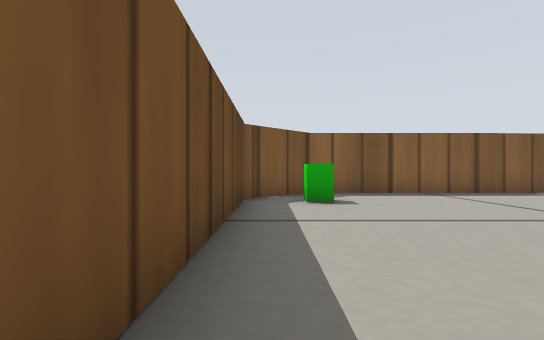
view 1 (above)

16 first-person views from a walk through a Gazebo world. The camera is 0.12 m above the floor, looks level and sees 85° across. The floor is counted in squares, 0.2 m on a side. Each view is taken from the middle of a square. On the plan, view 1 faces up. The plan holds only what a view shows up to about 9 squares ahead; the rest is blank. Gazebo's built-in surfaces are drawn with simple patterns.

view 2
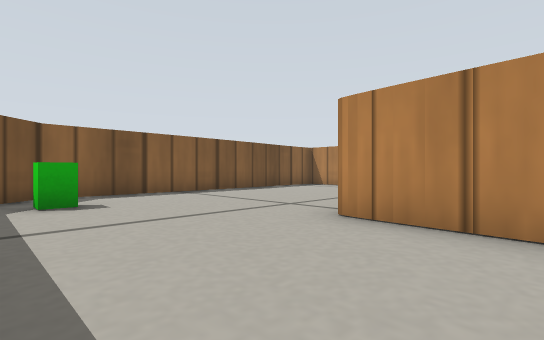

view 3
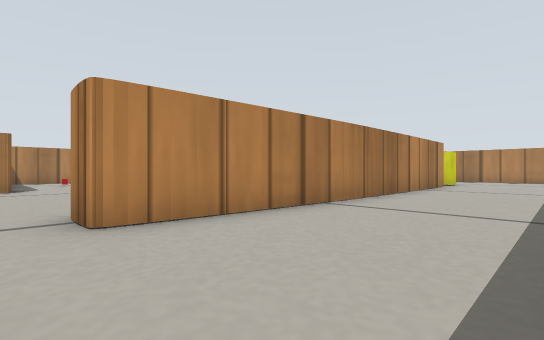

view 4
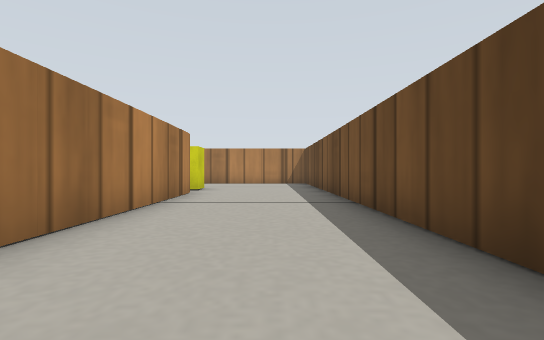

view 5
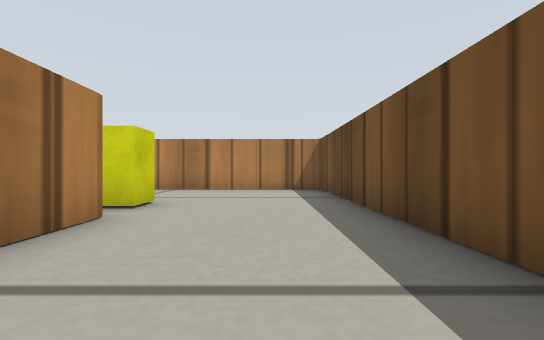

view 6
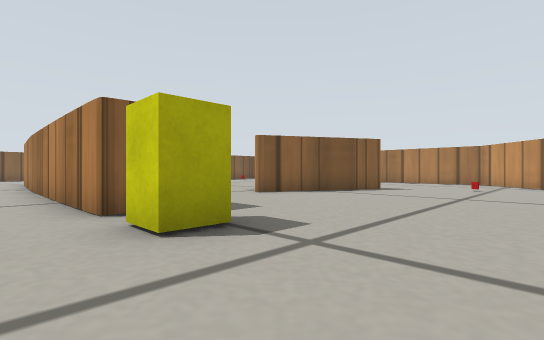

view 7
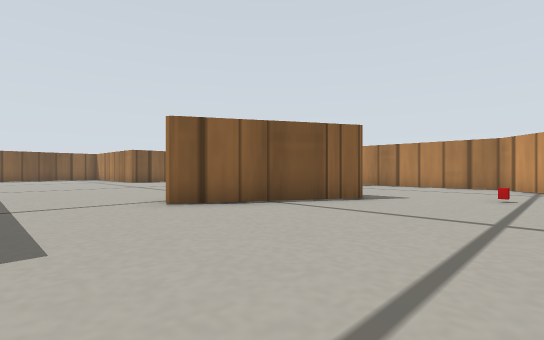

view 8
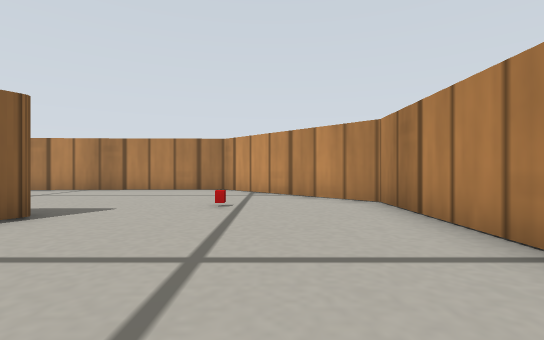

view 9
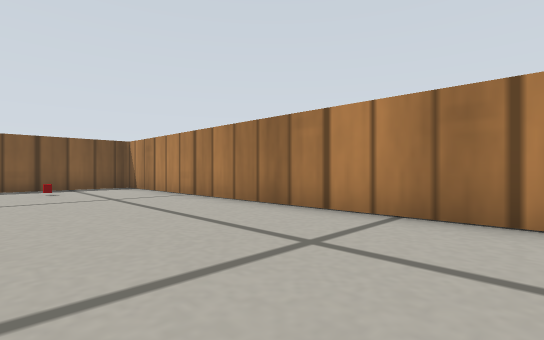

view 10
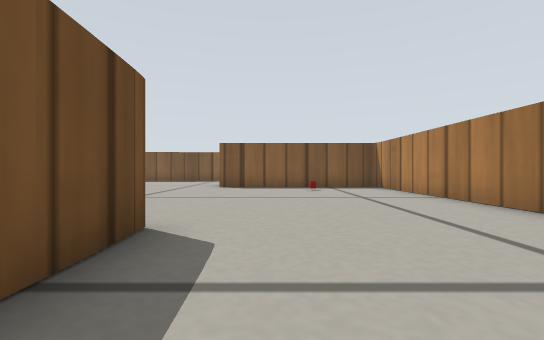

view 11
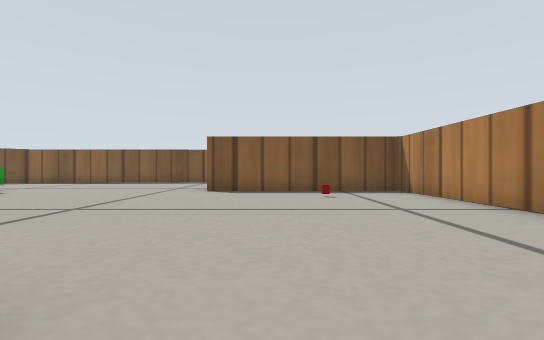

view 12
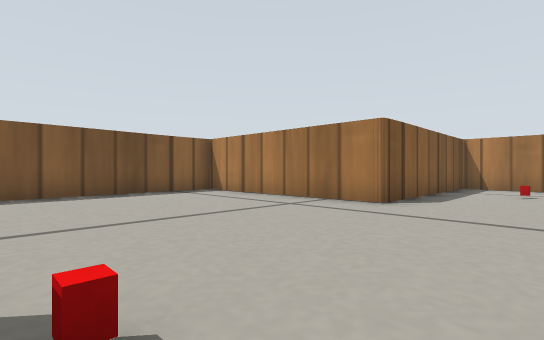

view 13
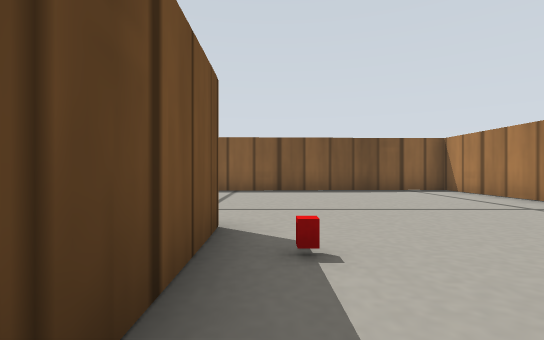

view 14
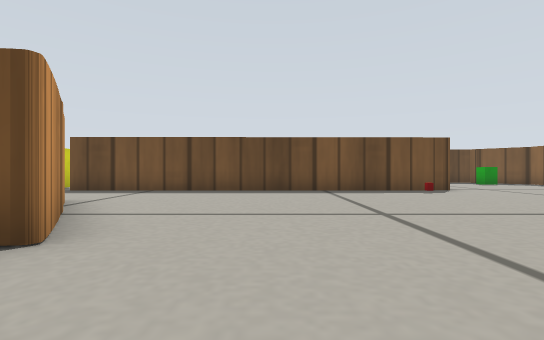

view 15
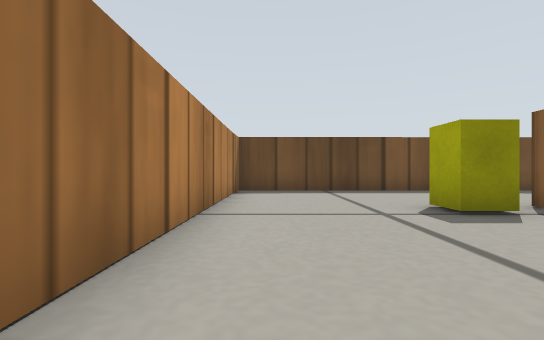

view 16
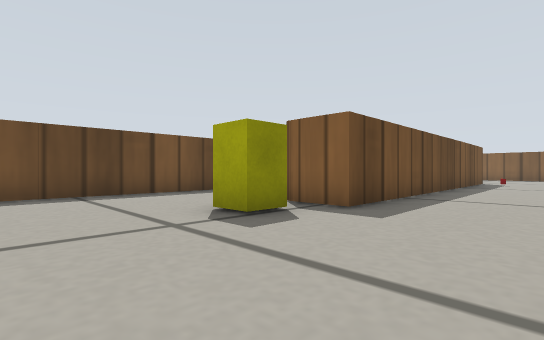

### Floor plan
Points are (right, up) in squares from view 1. A wall is a line through its corners. A room is listed if a view was taken in it or the views show most of it. See-through windows are left out.
Room 1 (views 1, 2, 3, 4, 5, 6, 7, 8, 9, 10, 11, 12, 13, 14, 15, 16)
walls: (7.8, -6.6) (10.4, -4.9); (10.7, -4.9) (10.8, -6.7); (2.9, -5.8) (3.3, 2.2) (3.9, 2.2); (10.7, -9) (7.4, -7.1); (3.8, 2.2) (4.5, 2.2) (4.5, -8.8) (3.1, -8.8) (3, -5.1); (-0.5, -2.6) (-0.5, -14) (7, -14); (9.1, -14) (12.5, -14) (15.9, -10.6) (15.5, 2.3) (10.2, 2.3) (10.1, 7.8); (7.4, 7.5) (1, 7.5) (-0.6, 6) (-0.5, 0.6); (7.9, 7.7) (7.2, 7.7); (10.1, 7.5) (7.7, 7.5)
objects: green box (1, 6); yellow box (3, -10) to (4, -10); red box (5, 1); other object (12, -11); other object (13, 1)

Positions as (right, up) in squares from view 1, and headings:
1: (0, 0), facing up
2: (0, 0), facing up-right
3: (0, 3), facing down-right
4: (1, -1), facing down
5: (1, -5), facing down
6: (2, -13), facing up-right
7: (5, -12), facing up-right
8: (7, -12), facing right
9: (12, -8), facing up-right
10: (12, -8), facing up
11: (12, -6), facing up
12: (5, 0), facing up-right
13: (5, -1), facing up
14: (13, -3), facing left
15: (8, -13), facing left
16: (7, -13), facing up-left
